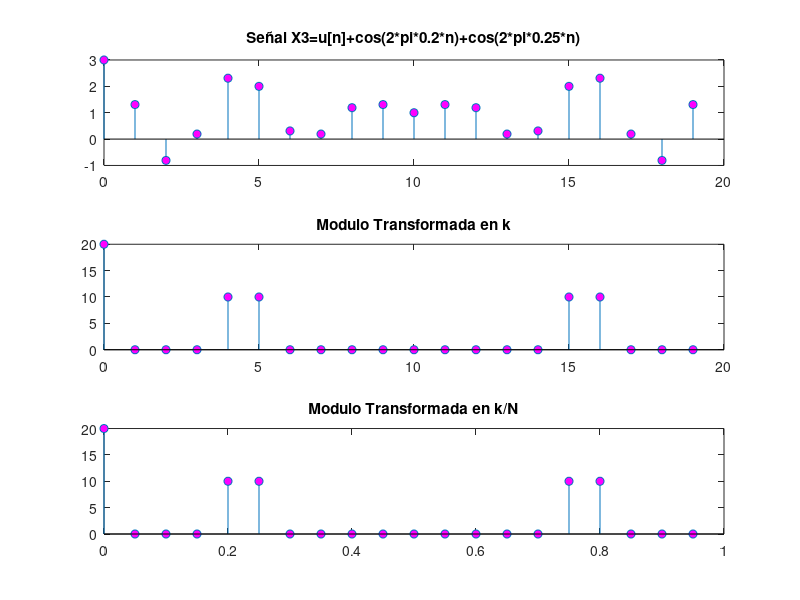

This figure's MATLAB source:
#Inicializamos
close all
clear all
clc

#Numero de muestras
N=20;
#Rango
n=0:N-1;
#Valor de K
k=n;
#Señal X3=u[n]+cos(2*pi*0.2*n)+cos(2*pi*0.25*n)
senalA1X1=ones(1,N);
senalA1X3=senalA1X1+cos(2*pi*0.2*n)+cos(2*pi*0.25*n);
#senalA1X3=senalA1X1+cos(2*pi*0.2*n)+2*cos(2*pi*0.25*n);

#Transformada de la señal x1
transA1X3=fft(senalA1X3);

#Representamos al señal
figure('name','Transformadas X3.','NumberTitle','off');
subplot(311);
stem(n,senalA1X3, "markerfacecolor", [1 0 1]);
title ("Señal X3=u[n]+cos(2*pi*0.2*n)+cos(2*pi*0.25*n)");

#Representamos el modulo de la transformada en k
subplot(312);
stem(k,abs(transA1X3), "markerfacecolor", [1 0 1]);
title ("Modulo Transformada en k");

#Representamos el modulo de la transformada en k/N
subplot(313);
stem(k/N,abs(transA1X3), "markerfacecolor", [1 0 1]);
title ("Modulo Transformada en k/N");
